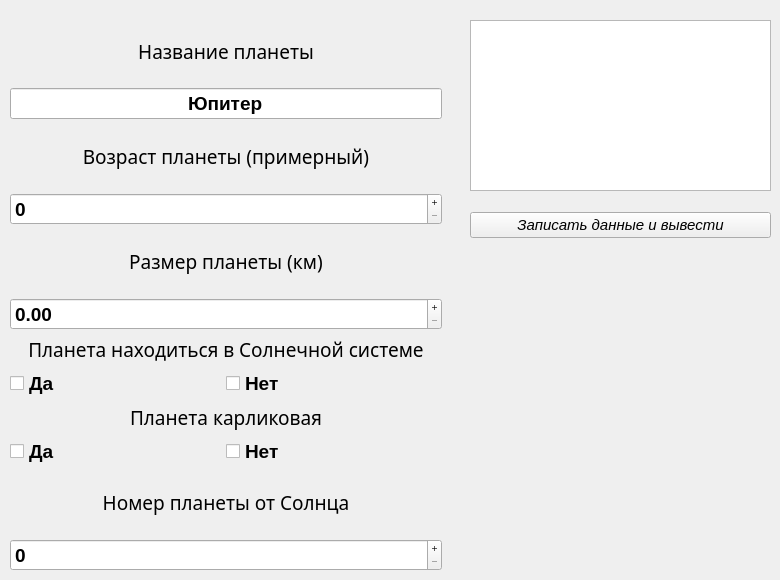
    <widget class="QWidget" name="page_2">
     <widget class="QWidget" name="verticalLayoutWidget_9">
      <property name="geometry">
       <rect>
        <x>10</x>
        <y>20</y>
        <width>432</width>
        <height>551</height>
       </rect>
      </property>
      <layout class="QVBoxLayout" name="verticalLayout_9" stretch="0,0,0,0,0,0">
       <property name="spacing">
        <number>6</number>
       </property>
       <property name="leftMargin">
        <number>0</number>
       </property>
       <item>
        <layout class="QVBoxLayout" name="verticalLayout_10">
         <item>
          <widget class="QLabel" name="label_8">
           <property name="font">
            <font>
             <family>Waree</family>
             <pointsize>14</pointsize>
             <bold>false</bold>
            </font>
           </property>
           <property name="text">
            <string>Название планеты</string>
           </property>
           <property name="alignment">
            <set>Qt::AlignCenter</set>
           </property>
          </widget>
         </item>
         <item>
          <widget class="QLineEdit" name="nameEdit_2">
           <property name="font">
            <font>
             <pointsize>14</pointsize>
             <bold>true</bold>
            </font>
           </property>
           <property name="text">
            <string>Юпитер</string>
           </property>
           <property name="alignment">
            <set>Qt::AlignCenter</set>
           </property>
           <property name="readOnly">
            <bool>true</bool>
           </property>
          </widget>
         </item>
        </layout>
       </item>
       <item>
        <layout class="QVBoxLayout" name="verticalLayout_11">
         <item>
          <widget class="QLabel" name="label_9">
           <property name="font">
            <font>
             <family>Waree</family>
             <pointsize>14</pointsize>
             <bold>false</bold>
            </font>
           </property>
           <property name="text">
            <string>Возраст планеты (примерный)</string>
           </property>
           <property name="alignment">
            <set>Qt::AlignCenter</set>
           </property>
          </widget>
         </item>
         <item>
          <widget class="QSpinBox" name="ageBox_2">
           <property name="font">
            <font>
             <pointsize>14</pointsize>
             <bold>true</bold>
            </font>
           </property>
           <property name="buttonSymbols">
            <enum>QAbstractSpinBox::PlusMinus</enum>
           </property>
           <property name="maximum">
            <number>9999</number>
           </property>
          </widget>
         </item>
        </layout>
       </item>
       <item>
        <layout class="QVBoxLayout" name="verticalLayout_12">
         <item>
          <widget class="QLabel" name="label_10">
           <property name="font">
            <font>
             <family>Waree</family>
             <pointsize>14</pointsize>
             <bold>false</bold>
            </font>
           </property>
           <property name="text">
            <string>Размер планеты (км)</string>
           </property>
           <property name="alignment">
            <set>Qt::AlignCenter</set>
           </property>
          </widget>
         </item>
         <item>
          <widget class="QDoubleSpinBox" name="heightBox_2">
           <property name="font">
            <font>
             <pointsize>14</pointsize>
             <bold>true</bold>
            </font>
           </property>
           <property name="buttonSymbols">
            <enum>QAbstractSpinBox::PlusMinus</enum>
           </property>
           <property name="maximum">
            <double>99999.990000000005239</double>
           </property>
          </widget>
         </item>
        </layout>
       </item>
       <item>
        <layout class="QVBoxLayout" name="verticalLayout_13">
         <item>
          <widget class="QLabel" name="label_11">
           <property name="sizePolicy">
            <sizepolicy hsizetype="Preferred" vsizetype="Fixed">
             <horstretch>0</horstretch>
             <verstretch>0</verstretch>
            </sizepolicy>
           </property>
           <property name="font">
            <font>
             <family>Waree</family>
             <pointsize>14</pointsize>
             <bold>false</bold>
            </font>
           </property>
           <property name="text">
            <string>Планета находиться в Солнечной системе</string>
           </property>
           <property name="alignment">
            <set>Qt::AlignCenter</set>
           </property>
          </widget>
         </item>
         <item>
          <layout class="QHBoxLayout" name="horizontalLayout_3">
           <property name="spacing">
            <number>0</number>
           </property>
           <property name="sizeConstraint">
            <enum>QLayout::SetDefaultConstraint</enum>
           </property>
           <item>
            <widget class="QCheckBox" name="yesBox_2">
             <property name="sizePolicy">
              <sizepolicy hsizetype="Minimum" vsizetype="Fixed">
               <horstretch>0</horstretch>
               <verstretch>0</verstretch>
              </sizepolicy>
             </property>
             <property name="font">
              <font>
               <pointsize>14</pointsize>
               <bold>true</bold>
              </font>
             </property>
             <property name="text">
              <string>Да</string>
             </property>
             <attribute name="buttonGroup">
              <string notr="true">buttonGroup_4</string>
             </attribute>
            </widget>
           </item>
           <item>
            <widget class="QCheckBox" name="noBox_2">
             <property name="sizePolicy">
              <sizepolicy hsizetype="Preferred" vsizetype="Fixed">
               <horstretch>0</horstretch>
               <verstretch>0</verstretch>
              </sizepolicy>
             </property>
             <property name="font">
              <font>
               <pointsize>14</pointsize>
               <bold>true</bold>
              </font>
             </property>
             <property name="text">
              <string>Нет</string>
             </property>
             <attribute name="buttonGroup">
              <string notr="true">buttonGroup_4</string>
             </attribute>
            </widget>
           </item>
          </layout>
         </item>
        </layout>
       </item>
       <item>
        <layout class="QVBoxLayout" name="verticalLayout_14">
         <item>
          <widget class="QLabel" name="label_12">
           <property name="sizePolicy">
            <sizepolicy hsizetype="Preferred" vsizetype="Fixed">
             <horstretch>0</horstretch>
             <verstretch>0</verstretch>
            </sizepolicy>
           </property>
           <property name="font">
            <font>
             <family>Waree</family>
             <pointsize>14</pointsize>
             <bold>false</bold>
            </font>
           </property>
           <property name="text">
            <string>Планета карликовая</string>
           </property>
           <property name="alignment">
            <set>Qt::AlignCenter</set>
           </property>
          </widget>
         </item>
         <item>
          <layout class="QHBoxLayout" name="horizontalLayout_4">
           <property name="spacing">
            <number>0</number>
           </property>
           <property name="sizeConstraint">
            <enum>QLayout::SetDefaultConstraint</enum>
           </property>
           <item>
            <widget class="QCheckBox" name="bBox_2">
             <property name="sizePolicy">
              <sizepolicy hsizetype="Minimum" vsizetype="Fixed">
               <horstretch>0</horstretch>
               <verstretch>0</verstretch>
              </sizepolicy>
             </property>
             <property name="font">
              <font>
               <pointsize>14</pointsize>
               <bold>true</bold>
              </font>
             </property>
             <property name="text">
              <string>Да</string>
             </property>
             <attribute name="buttonGroup">
              <string notr="true">buttonGroup_3</string>
             </attribute>
            </widget>
           </item>
           <item>
            <widget class="QCheckBox" name="eBox_2">
             <property name="sizePolicy">
              <sizepolicy hsizetype="Preferred" vsizetype="Fixed">
               <horstretch>0</horstretch>
               <verstretch>0</verstretch>
              </sizepolicy>
             </property>
             <property name="font">
              <font>
               <pointsize>14</pointsize>
               <bold>true</bold>
              </font>
             </property>
             <property name="text">
              <string>Нет</string>
             </property>
             <attribute name="buttonGroup">
              <string notr="true">buttonGroup_3</string>
             </attribute>
            </widget>
           </item>
          </layout>
         </item>
        </layout>
       </item>
       <item>
        <layout class="QVBoxLayout" name="verticalLayout_15">
         <item>
          <widget class="QLabel" name="label_13">
           <property name="font">
            <font>
             <family>Waree</family>
             <pointsize>14</pointsize>
             <bold>false</bold>
            </font>
           </property>
           <property name="text">
            <string>Номер планеты от Солнца</string>
           </property>
           <property name="alignment">
            <set>Qt::AlignCenter</set>
           </property>
          </widget>
         </item>
         <item>
          <widget class="QSpinBox" name="nutrientsBox_2">
           <property name="font">
            <font>
             <pointsize>14</pointsize>
             <bold>true</bold>
            </font>
           </property>
           <property name="buttonSymbols">
            <enum>QAbstractSpinBox::PlusMinus</enum>
           </property>
           <property name="maximum">
            <number>9999</number>
           </property>
          </widget>
         </item>
        </layout>
       </item>
      </layout>
     </widget>
     <widget class="QPushButton" name="nextButton_2">
      <property name="geometry">
       <rect>
        <x>450</x>
        <y>260</y>
        <width>101</width>
        <height>41</height>
       </rect>
      </property>
      <property name="text">
       <string/>
      </property>
      <property name="icon">
       <iconset theme="go-next"/>
      </property>
      <property name="iconSize">
       <size>
        <width>30</width>
        <height>30</height>
       </size>
      </property>
      <property name="flat">
       <bool>true</bool>
      </property>
     </widget>
     <widget class="QWidget" name="verticalLayoutWidget_10">
      <property name="geometry">
       <rect>
        <x>470</x>
        <y>200</y>
        <width>301</width>
        <height>51</height>
       </rect>
      </property>
      <layout class="QVBoxLayout" name="verticalLayout_16">
       <item>
        <widget class="QPushButton" name="pushInputButton_2">
         <property name="font">
          <font>
           <family>Ubuntu</family>
           <pointsize>11</pointsize>
           <italic>true</italic>
           <bold>false</bold>
          </font>
         </property>
         <property name="styleSheet">
          <string notr="true">font: italic 11pt &quot;Ubuntu&quot;;</string>
         </property>
         <property name="text">
          <string>Записать данные и вывести</string>
         </property>
        </widget>
       </item>
      </layout>
     </widget>
     <widget class="QTextEdit" name="textEdit_2">
      <property name="geometry">
       <rect>
        <x>470</x>
        <y>20</y>
        <width>301</width>
        <height>171</height>
       </rect>
      </property>
     </widget>
    </widget>
